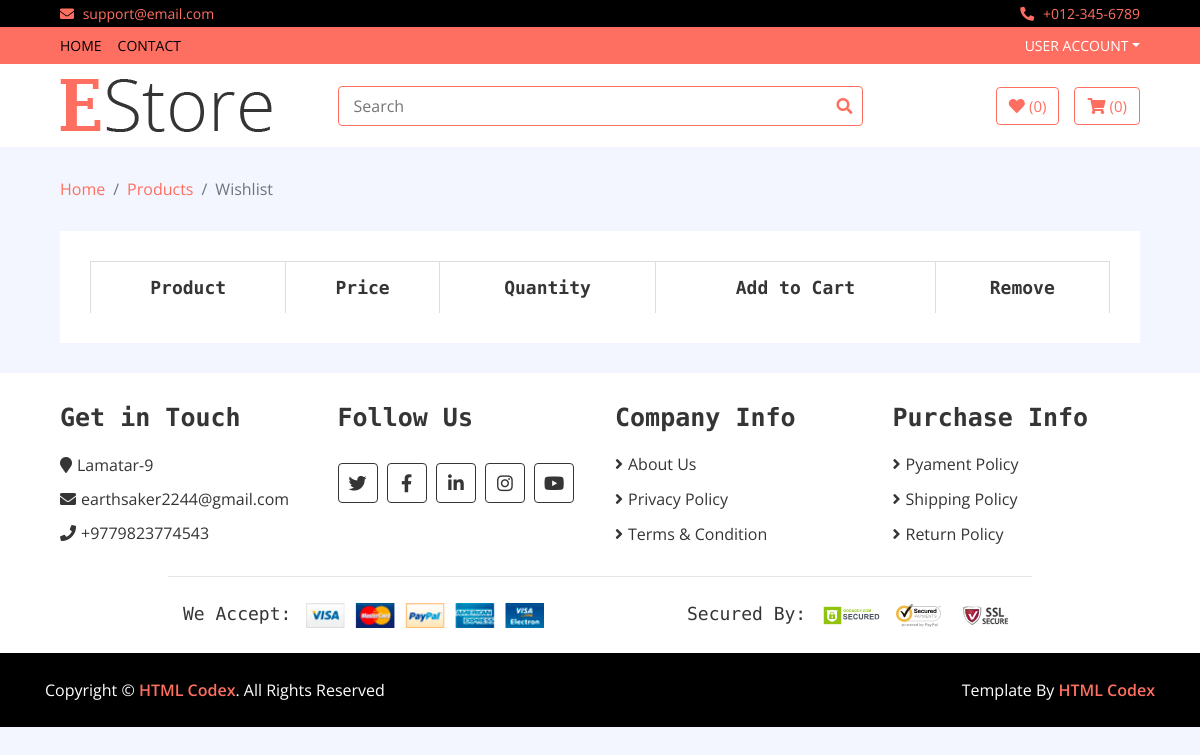
Page /wish_list on the committed database.
### home/models.py (models this page shows, shortened)
class Inforamtion(models.Model):
    address = models.CharField(max_length=100)
    email = models.EmailField(max_length = 200)
    phone = models.CharField(max_length=100)

### home/views.py (the view)
# urls.py: path('wish_list', WishListView.as_view(), name = 'wish_list'),
class WishListView(BaseView):
    def get(self,request):
        username = request.user.username
        self.views['my_wish'] = Wish.objects.filter(username=username)
        self.views['wish_count'] = Wish.objects.filter(username=username).count()
        return render(request,'wishlist.html',self.views)

### templates/wishlist.html (shortened to what this page needs)
{% extends 'base.html' %}
{% load static %}
{% block content %}
        <div class="breadcrumb-wrap">
            <div class="container-fluid">
                <ul class="breadcrumb">
                    <li class="breadcrumb-item"><a href="#">Home</a></li>
                    <li class="breadcrumb-item"><a href="#">Products</a></li>
                    <li class="breadcrumb-item active">Wishlist</li>
                </ul>
            </div>
        </div>
        <div class="wishlist-page">
            <div class="container-fluid">
                <div class="wishlist-page-inner">
                    <div class="row">
                        <div class="col-md-12">
                            <div class="table-responsive">
                                <table class="table table-bordered">
                                    <thead class="thead-dark">
                                        <tr>
                                            <th>Product</th>
                                            <th>Price</th>
                                            <th>Quantity</th>
                                            <th>Add to Cart</th>
                                            <th>Remove</th>
                                        </tr>
                                    </thead>
                                </table>
                            </div>
                        </div>
                    </div>
                </div>
            </div>
        </div>
{% endblock %}

### templates/base.html (shortened to what this page needs)
<!DOCTYPE html>
{% load static %}
<html lang="en">
    <head>
        <link href="https://stackpath.bootstrapcdn.com/bootstrap/4.4.1/css/bootstrap.min.css" rel="stylesheet">
        <link href="https://cdnjs.cloudflare.com/ajax/libs/font-awesome/5.10.0/css/all.min.css" rel="stylesheet">
        <link href="{% static 'lib/slick/slick.css' %}" rel="stylesheet">
        <link href="{% static 'lib/slick/slick-theme.css' %}" rel="stylesheet">
        <link href="{% static 'css/style.css' %}" rel="stylesheet">
    </head>
    <body>
        <div class="top-bar">
            <div class="container-fluid">
                <div class="row">
                    <div class="col-sm-6">
                        <i class="fa fa-envelope"></i>
                        support@email.com
                    </div>
                    <div class="col-sm-6">
                        <i class="fa fa-phone-alt"></i>
                        +012-345-6789
                    </div>
                </div>
            </div>
        </div>
        <div class="nav">
            <div class="container-fluid">
                <nav class="navbar navbar-expand-md bg-dark navbar-dark">
                    <div class="collapse navbar-collapse justify-content-between" id="navbarCollapse">
                        <div class="navbar-nav mr-auto">
                            <a href="/" class="nav-item nav-link active">Home</a>
                            <a href="/contacts" class="nav-item nav-link active">Contact</a>
                        </div>
                        <div class="navbar-nav ml-auto">
                            <div class="nav-item dropdown">
                                {% if user.is_authenticated %}
                                <a href="#" class="nav-link dropdown-toggle" data-toggle="dropdown">{{user.username}}</a>
                                <div class="dropdown-menu">
                                    <a href="/accounts/logout" class="dropdown-item">Logout</a>
                                </div>
                            </div>
                            {% else %}
                            <a href="#" class="nav-link dropdown-toggle" data-toggle="dropdown">User Account</a>
                            {% endif %}
                    </div>
                    </div>
                </nav>
            </div>
        </div>
        <div class="bottom-bar">
            <div class="container-fluid">
                <div class="row align-items-center">
                    <div class="col-md-3">
                        <div class="logo">
                            <a href="/">
                                <img src="{% static 'img/logo1.png' %}" alt="Logo">
                            </a>
                        </div>
                    </div>
                    <div class="col-md-6">
                        <form method = "GET" action="/search">
                        <div class="search">
                            <input name = "query" type="text"  placeholder="Search">
                            <button type = "submit"><i class="fa fa-search"></i></button>
                        </div>
                        </form>
                    </div>
                    <div class="col-md-3">
                        <div class="user">
                            <a href="/wish_list" class="btn wishlist">
                                <i class="fa fa-heart"></i>
                                {% if user.is_authenticated %}
                                <span>({{wish_count}})</span>
                                {% else %}
                                <span>(0)</span>
                                {% endif %}
                            </a>
                            <a href="/my_cart" class="btn cart">
                                <i class="fa fa-shopping-cart"></i>
                                {% if user.is_authenticated %}
                                <span>({{counts}})</span>
                                {% else %}
                                <span>(0)</span>
                                {% endif %}
                            </a>
                        </div>
                    </div>
                </div>
            </div>
        </div>
{% block content %}
{% endblock %}
        <div class="footer">
            <div class="container-fluid">
                <div class="row">
                    <div class="col-lg-3 col-md-6">
                        <div class="footer-widget">
                            <h2>Get in Touch</h2>
                            {% for info in infos %}
                            <div class="contact-info">
                                <p><i class="fa fa-map-marker"></i>{{info.address}}</p>
                                <p><i class="fa fa-envelope"></i>{{info.email}}</p>
                                <p><i class="fa fa-phone"></i>{{info.phone}}</p>
                            </div>
                            {% endfor %}
                        </div>
                    </div>
                    <div class="col-lg-3 col-md-6">
                        <div class="footer-widget">
                            <h2>Follow Us</h2>
                            <div class="contact-info">
                                <div class="social">
                                    <a href=""><i class="fab fa-twitter"></i></a>
                                    <a href=""><i class="fab fa-facebook-f"></i></a>
                                    <a href=""><i class="fab fa-linkedin-in"></i></a>
                                    <a href=""><i class="fab fa-instagram"></i></a>
                                    <a href=""><i class="fab fa-youtube"></i></a>
                                </div>
                            </div>
                        </div>
                    </div>
                    <div class="col-lg-3 col-md-6">
                        <div class="footer-widget">
                            <h2>Company Info</h2>
                            <ul>
                                <li><a href="#">About Us</a></li>
                                <li><a href="#">Privacy Policy</a></li>
                                <li><a href="#">Terms & Condition</a></li>
                            </ul>
                        </div>
                    </div>
                    <div class="col-lg-3 col-md-6">
                        <div class="footer-widget">
                            <h2>Purchase Info</h2>
                            <ul>
                                <li><a href="#">Pyament Policy</a></li>
                                <li><a href="#">Shipping Policy</a></li>
                                <li><a href="#">Return Policy</a></li>
                            </ul>
                        </div>
                    </div>
                </div>
                <div class="row payment align-items-center">
                    <div class="col-md-6">
                        <div class="payment-method">
                            <h2>We Accept:</h2>
                            <img src="{% static 'img/payment-method.png' %}" alt="Payment Method" />
                        </div>
                    </div>
                    <div class="col-md-6">
                        <div class="payment-security">
                            <h2>Secured By:</h2>
                            <img src="{% static 'img/godaddy.svg' %}" alt="Payment Security" />
                            <img src="{% static 'img/norton.svg' %}" alt="Payment Security" />
                            <img src="{% static 'img/ssl.svg' %}" alt="Payment Security" />
                        </div>
                    </div>
                </div>
            </div>
        </div>
        <div class="footer-bottom">
            <div class="container">
                <div class="row">
                    <div class="col-md-6 copyright">
                        <p>Copyright &copy; <a href="https://htmlcodex.com">HTML Codex</a>. All Rights Reserved</p>
                    </div>
                    <div class="col-md-6 template-by">
                        <p>Template By <a href="https://htmlcodex.com">HTML Codex</a></p>
                    </div>
                </div>
            </div>
        </div>
    </body>
</html>

### rows in the picture
Inforamtion: address "Lamatar-9", email "earthsaker2244@gmail.com", phone "+9779823774543"
